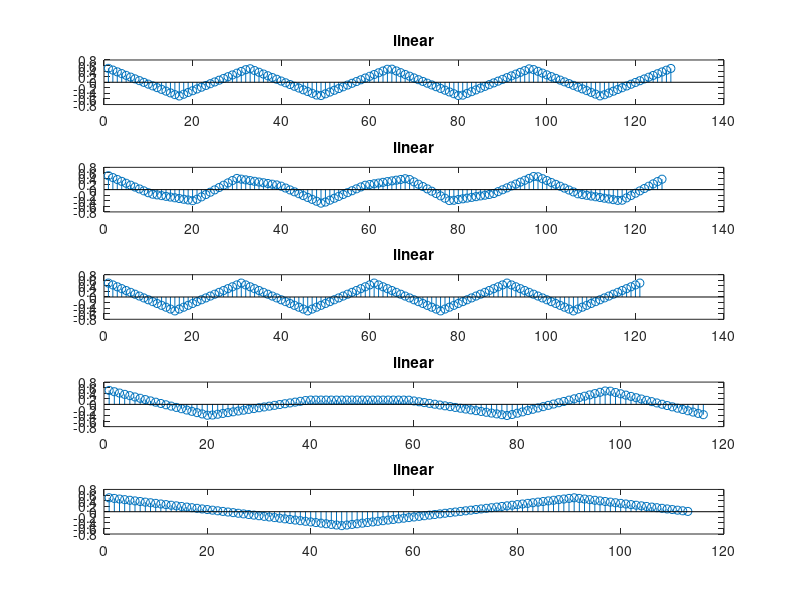
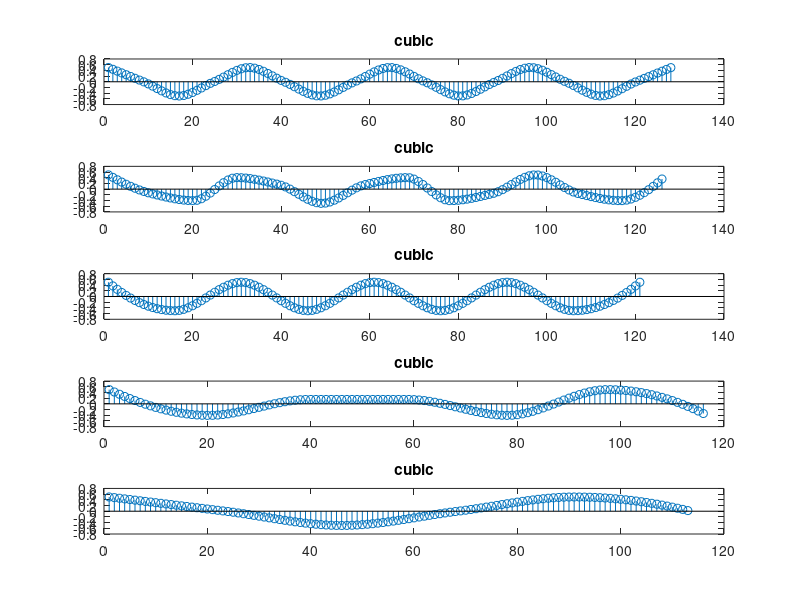
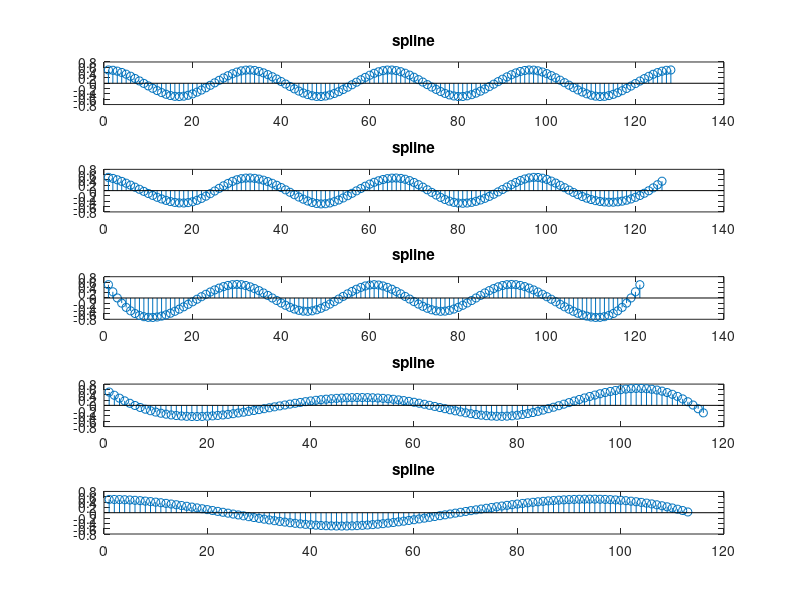
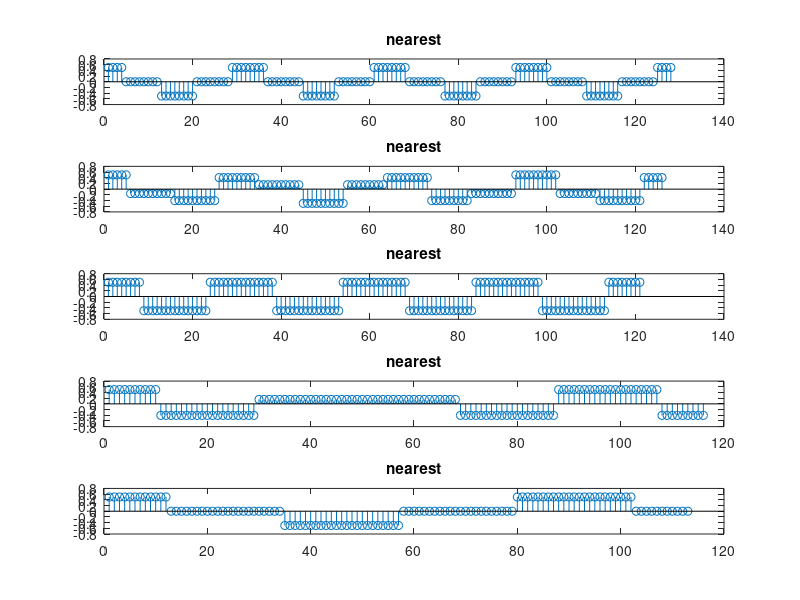

MATLAB code to generate these figures, in order:
clc;
clear all;
close all;

A = 0.5;
f = 3000;
fs = 1e5;
n = 0:1:ceil(4*(fs/f));

x = A*cos(2*pi*n*(f/fs));

Fs = [12000,10000,6000,5000,4000];
inttec = {'linear','cubic','spline','nearest','pchip'};
err=[0,0,0,0,0];

for j=1:5
    figure;
    for i=1:5
        n1 = 0:1:(4*(Fs(i)/f));
        x1 = A*cos(2*pi*n1*(f/Fs(i)));
        l1 = 1:length(x1);
        l2 = 1:length(x1)/length(x):length(x1);
        y = interp1(l1,x1,l2,inttec{j});
        %y = interp1(l1,x1,l2,'linear');
        err(i) = mean((x(1:length(l2))-y).^2);
        subplot(5,1,i);
        stem(y);
        title(inttec{j});
    end
    %subplot(5,1,j);
    %stem(Fs,err);
    %title(intec(j));
end
